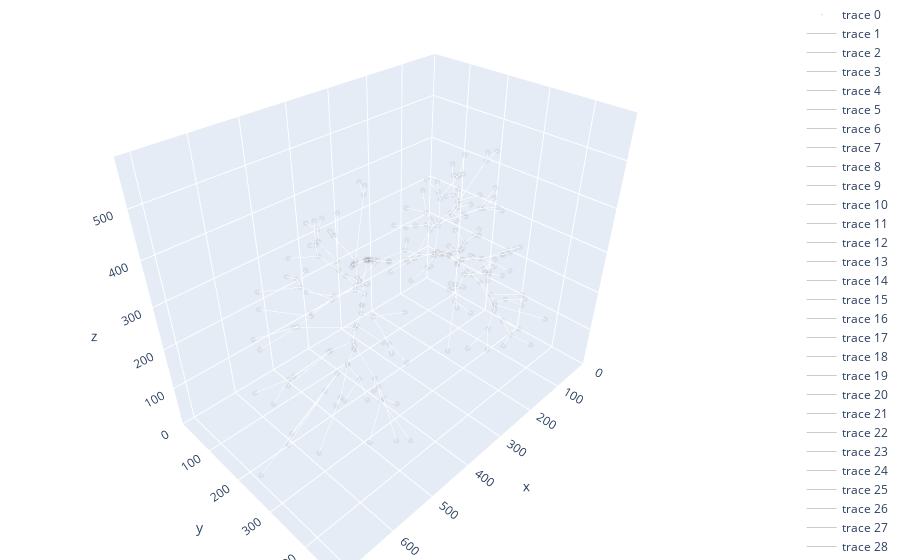

The code cell stored with this chart in its notebook:
### Code cell
#16 Plot-2 Interactive 3D-2!: Check #Clusters: Show Cycles in Red >> Edges: {Red=InCycle, Grey=Else}, Nodes: {Grey}#{Red=Leaf, Blue=Else}

fig = make_subplots(rows=1, cols=1, specs=[[{'type': 'scatter3d'}]])
x, y, z = zip(*graph.nodes)

leaf_nodes = [node for node, degree in graph.degree if degree == 1]

node_trace = go.Scatter3d(
    x=x,
    y=y,
    z=z,
    mode='markers',
    marker=dict(
        size=2,
        color='grey', #['red' if node in leaf_nodes else 'blue' for node in graph.nodes()], # 'grey',
        opacity=0.1 #0.8
    )
)
fig.add_trace(node_trace)

for edge in graph.edges():
    x0, y0, z0 = edge[0]
    x1, y1, z1 = edge[1]
    
    edge_length = graph.edges[edge]['edge_length']
    edge_text = f'{edge_length:.2f}'  # Display the edge length as text
    
    edge_is_in_a_cycle = [edge[0],edge[1]] in EdgesInCycles or [edge[1],edge[0]] in EdgesInCycles
    
    edge_trace = go.Scatter3d(
        x=[x0, x1],
        y=[y0, y1],
        z=[z0, z1],
        mode='lines',
        line=dict(color='rgba(255, 0, 0, 0.8)' if edge_is_in_a_cycle else 'rgba(128, 128, 128, 0.4)',
            width=8 if edge_is_in_a_cycle else 1),
        hoverinfo='text',
        text=edge_text
    )
    fig.add_trace(edge_trace)

fig.update_layout(
    margin=dict(l=0, r=0, b=0, t=0),
    scene=dict(
        xaxis=dict(range=[0, max(x) + 1]),
        yaxis=dict(range=[0, max(y) + 1]),
        zaxis=dict(range=[0, max(z) + 1])
    )
)

fig.show()
